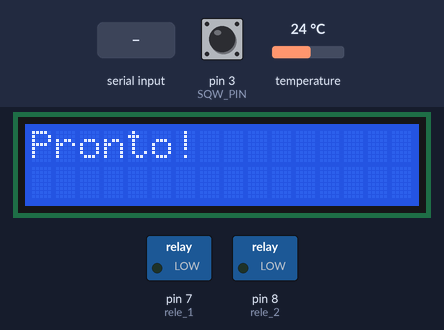
Recording of a sketch running on a simulated Arduino Uno, built with avr-gcc and run on an emulated ATmega328P. Shown: 16×2 character LCD, switched loads named in the sketch (green lamp = pin HIGH). Inputs (shaded band) come from the test bench; at power-on: temperature 24 °C, pin 3 (SQW_PIN) HIGH. The sensor or clock chip raises its interrupt line as the real part does; what the sketch prints to the serial monitor is not drawn.

Above: at 3.0 s.
3.1 s: "b\n" received over Serial
At 4.0 s:
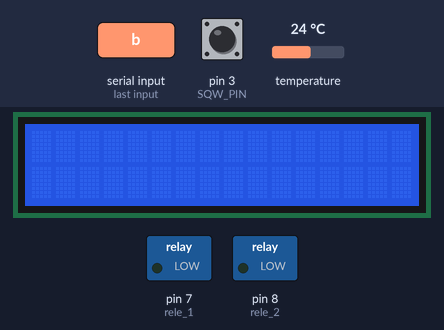
6.1 s: "d\n" received over Serial
At 6.4 s:
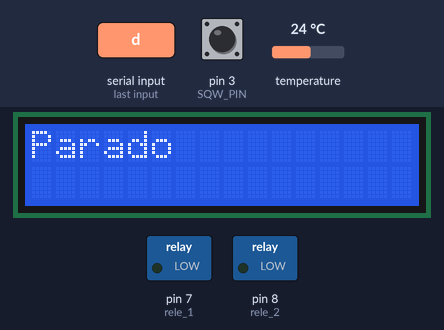
7.6 s: "b\n" received over Serial
At 13.6 s:
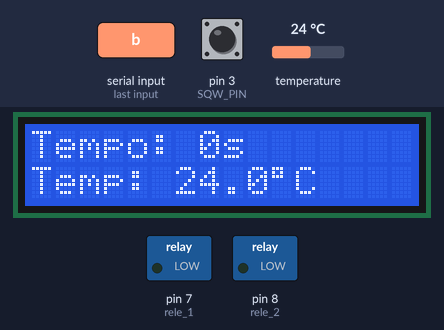
16.7 s: temperature set to 19 °C
At 18.6 s:
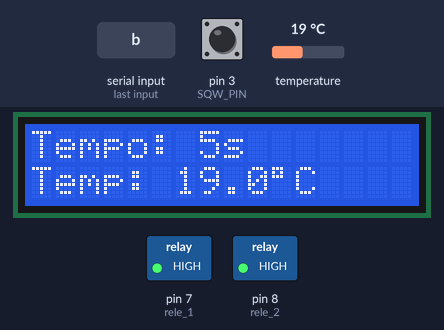
Timing chart, 0 to 20.1 s (numbered marks = the images above; inputs shaded):
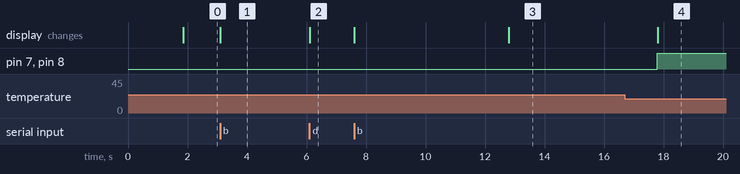

Measured:
- after the input at 3.1 s, the display: changes at once (image 1)
- after the input at 6.1 s, the display: changes at once (image 2)
- after the input at 7.6 s, the display: first changes at once (image 3 shows a later state)
- after the input at 16.7 s, the display: changes after 1.1 s (image 4)

The sketch:

codigo_arduino.ino
```cpp
#include <Wire.h>
#include <RTClib.h>
#include <LiquidCrystal_I2C.h>
#include <DallasTemperature.h>
#include <OneWire.h>

#define ONE_WIRE_BUS 2
#define SQW_PIN 3

LiquidCrystal_I2C lcd(0x27, 16, 2);
RTC_DS3231 rtc;
OneWire oneWire(ONE_WIRE_BUS);
DallasTemperature sensors(&oneWire);

int contador = 0;
bool medindo = false;
float t0 = 0;
int rele_1 = 7;
int rele_2 = 8;
bool testeluna = true;
int tempo_1 = 400;
int tempo_2 = 400;

volatile byte pulsos = 0;
volatile bool fazerMedicao = false;

void ISR_RTC() {
  pulsos++;
  if (pulsos >= 5) {
    pulsos = 0;
    fazerMedicao = true;
  }
}

void medir() {
  sensors.requestTemperatures();
  float temp = sensors.getTempCByIndex(0);

  lcd.setCursor(0, 0);
  lcd.print("Tempo:");
  lcd.setCursor(7, 0);
  lcd.print(contador * 5);
  lcd.print("s ");

  lcd.setCursor(0, 1);
  lcd.print("Temp:");
  lcd.setCursor(6, 1);
  lcd.print(temp, 1);
  lcd.write(223);
  lcd.print("C ");

  Serial.print(temp, 2);
}

void ligadesliga() {
  static unsigned long ultimoTempo = 0;
  static bool estado = HIGH;
  unsigned long agora = micros();

  if (estado == HIGH && agora - ultimoTempo >= tempo_2) {
    digitalWrite(rele_1, LOW);
    digitalWrite(rele_2, LOW);
    estado = LOW;
    ultimoTempo = agora;
  }
  else if (estado == LOW && agora - ultimoTempo >= tempo_1) {
    digitalWrite(rele_1, HIGH);
    digitalWrite(rele_2, HIGH);
    estado = HIGH;
    ultimoTempo = agora;
  }
}

void setup() {
  Serial.begin(9600);
  lcd.init();
  lcd.backlight();
  lcd.clear();
  lcd.print("Iniciando RTC...");

  sensors.begin();

  if (!rtc.begin()) {
    lcd.clear();
    lcd.print("ERRO: RTC!");
    while (1);
  }

  rtc.writeSqwPinMode(DS3231_SquareWave1Hz);

  pinMode(rele_1, OUTPUT);
  pinMode(rele_2, OUTPUT);
  digitalWrite(rele_1, LOW);
  digitalWrite(rele_2, LOW);

  pinMode(SQW_PIN, INPUT_PULLUP);
  attachInterrupt(digitalPinToInterrupt(SQW_PIN), ISR_RTC, FALLING);

  sensors.requestTemperatures();
  delay(1000);

  lcd.clear();
  lcd.print("Pronto!");
}

void loop() {
  if (Serial.available()) {
    String comando = Serial.readStringUntil('\n');
    comando.trim();

    if (comando == "b") {

      noInterrupts();
      pulsos = 0;
      fazerMedicao = false;
      interrupts();

      contador = 0;
      testeluna = true;
      tempo_1 = 400;
      tempo_2 = 400;
      medindo = true;
      lcd.clear();

      sensors.requestTemperatures();
      delay(100);
      t0 = sensors.getTempCByIndex(0);


    }
    else if (comando == "d") {
      medindo = false;
      lcd.clear();
      lcd.print("Parado");
    }
  }

  if (!medindo) return;

  if (fazerMedicao) {
    fazerMedicao = false;

    //Serial.print(contador);
    //Serial.print(" ");

    medir();

    if (testeluna) ligadesliga();

    float tempAtual = sensors.getTempCByIndex(0);
    float tempEsperada = (contador / 60.0) + t0;

    if (tempAtual >= tempEsperada + 1) {
      testeluna = false;
    }
    if (tempAtual < tempEsperada - 1) {
      testeluna = true;
    }

    if (tempAtual >= 75) {
      tempo_1 = 800;
      tempo_2 = 250;
    }

    contador++;
    Serial.println();
  }
}
```
